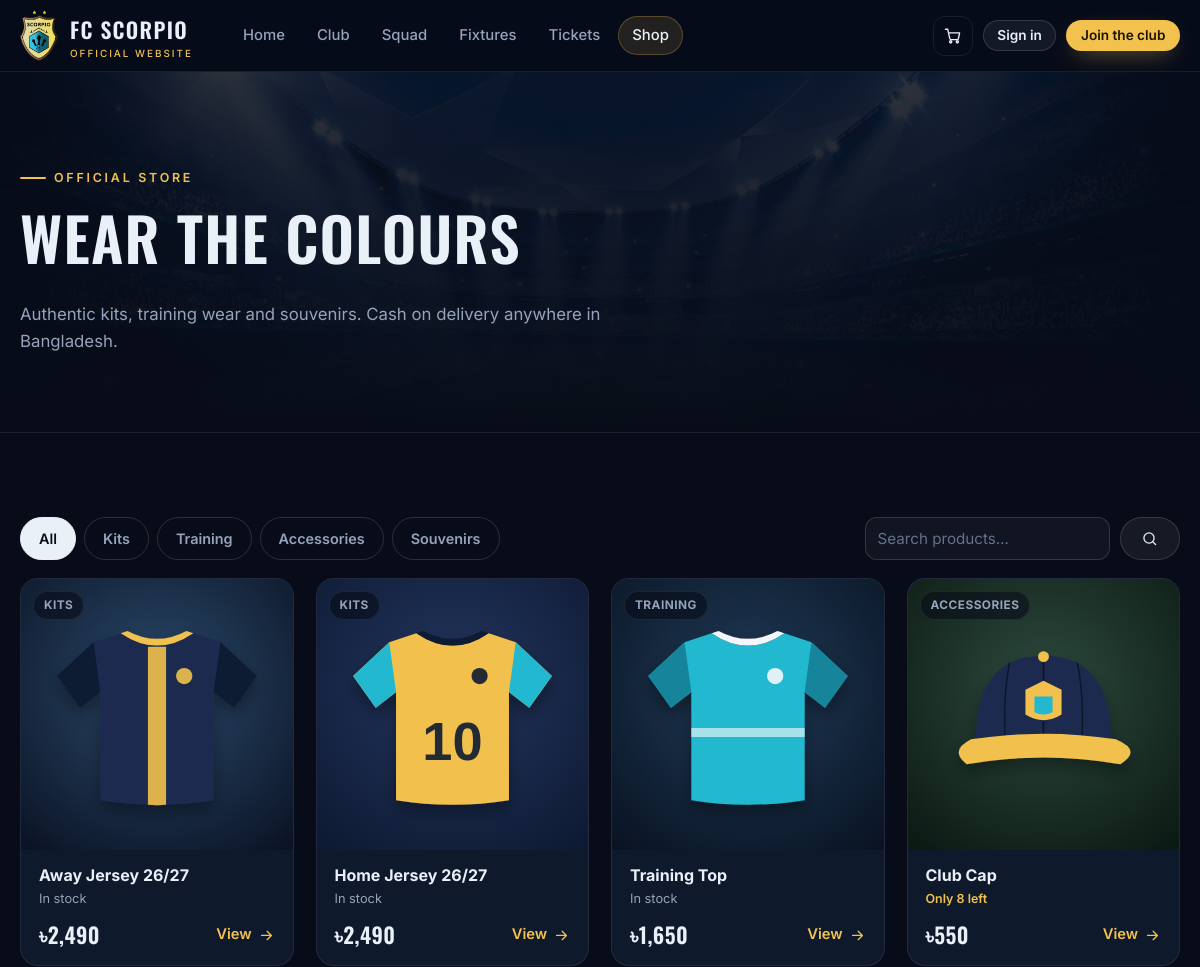
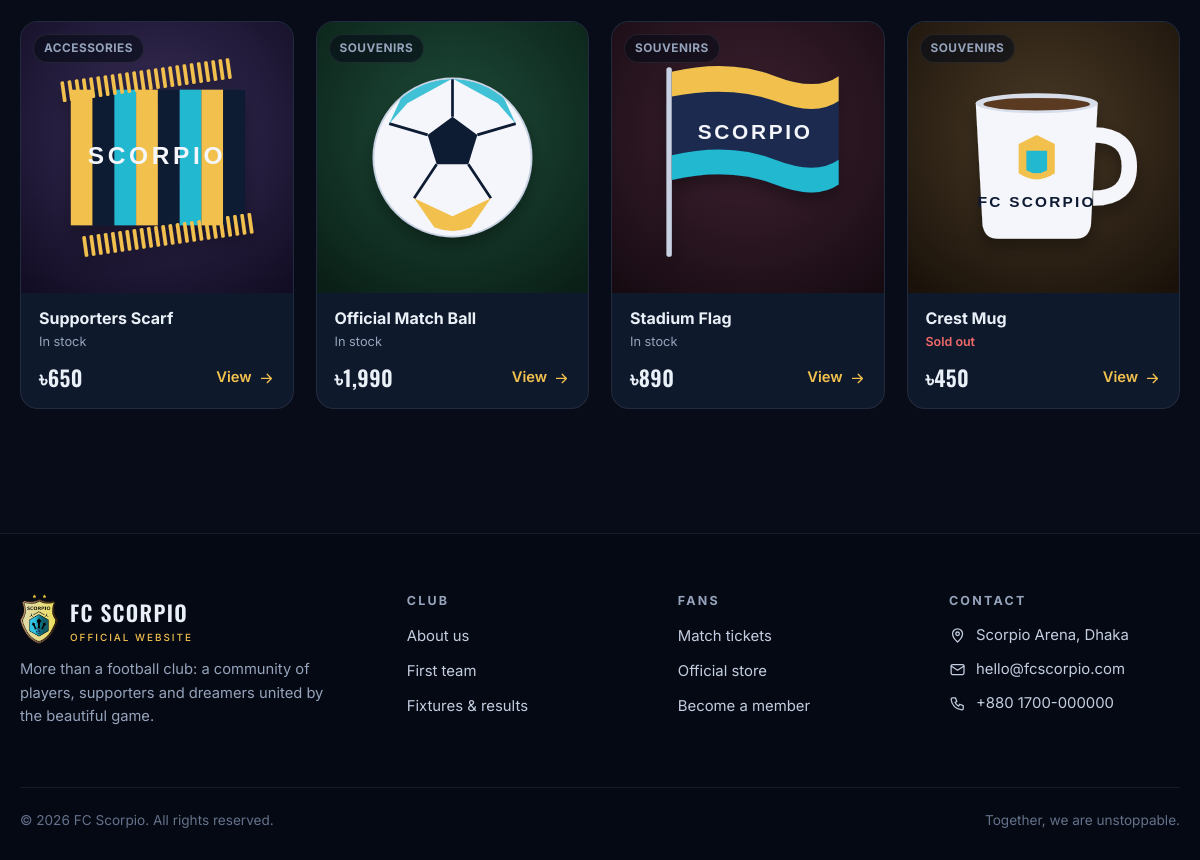
The page /shop.php on the database its author committed (2 pictures, top to bottom).
### tables this page shows
CREATE TABLE products (
    id          INT UNSIGNED AUTO_INCREMENT PRIMARY KEY,
    name        VARCHAR(120) NOT NULL,
    category    ENUM('Kits','Training','Accessories','Souvenirs') NOT NULL DEFAULT 'Accessories',
    description TEXT NULL,
    price       DECIMAL(10,2) NOT NULL,
    stock       INT UNSIGNED  NOT NULL DEFAULT 0,
    image       VARCHAR(255) NULL,
    is_active   TINYINT(1) NOT NULL DEFAULT 1,
    created_at  TIMESTAMP NOT NULL DEFAULT CURRENT_TIMESTAMP
);

### includes/helpers.php (called while the page is built, shortened)
<?php
function e(mixed $value): string
{
    return htmlspecialchars((string) ($value ?? ''), ENT_QUOTES | ENT_SUBSTITUTE, 'UTF-8');
}
function base_url(): string
{
    static $base = null;
    if ($base !== null) {
        return $base;
    }
    $urlDir    = rtrim(str_replace('\\', '/', dirname($_SERVER['SCRIPT_NAME'] ?? '/')), '/');
    return $base = $urlDir;
}
function url(string $path = ''): string
{
    return base_url() . '/' . ltrim($path, '/');
}
function asset(string $path): string
{
    $file = ROOT_PATH . '/assets/' . ltrim($path, '/');
    $v = is_file($file) ? filemtime($file) : 1;
    return url('assets/' . ltrim($path, '/')) . '?v=' . $v;
}
function money(float|int|string $amount): string
{
    return config('app.currency') . number_format((float) $amount, 0);
}
function product_image(?string $file): string
{
    return $file ? url('uploads/products/' . $file) : asset('img/crest.png');
}

### includes/db.php (called while the page is built, shortened)
<?php
function db(): PDO
{
    static $pdo = null;
    $c = config('db');
    $dsn = sprintf('mysql:host=%s;port=%d;dbname=%s;charset=utf8mb4', $c['host'], $c['port'], $c['name']);
    try {
        $pdo = new PDO($dsn, $c['user'], $c['password'], [
            PDO::ATTR_ERRMODE            => PDO::ERRMODE_EXCEPTION,
            PDO::ATTR_DEFAULT_FETCH_MODE => PDO::FETCH_ASSOC,
            PDO::ATTR_EMULATE_PREPARES   => false,
        ]);
        $pdo->exec("SET time_zone = '" . (new DateTime())->format('P') . "'");
    } catch (PDOException $e) {
        http_response_code(500);
        $msg = config('app.debug') ? e($e->getMessage()) : 'Database connection failed.';
        exit('<div style="font-family:system-ui;max-width:640px;margin:10vh auto;padding:24px;border-radius:12px;background:#fff4f4;color:#7a1f1f;border:1px solid #f3c2c2">'
            . '<h2 style="margin-top:0">Cannot connect to the database</h2><p>' . $msg . '</p>'
            . '<p>Make sure MySQL is running and that you imported <code>database/schema.sql</code>. '
            . 'Credentials live in <code>config/config.php</code>.</p></div>');
    }
    return $pdo;
}
function db_query(string $sql, array $params = []): PDOStatement
{
    $stmt = db()->prepare($sql);
    $stmt->execute($params);
    return $stmt;
}
function db_all(string $sql, array $params = []): array
{
    return db_query($sql, $params)->fetchAll();
}

### includes/bootstrap.php (called while the page is built, shortened)
<?php
require_once __DIR__ . '/helpers.php';
require_once __DIR__ . '/db.php';
require_once __DIR__ . '/icons.php';
function config(string $key, mixed $default = null): mixed
{
    $value = $GLOBALS['config'];
    foreach (explode('.', $key) as $part) {
        $value = $value[$part];
    }
    return $value;
}

### partials/product_card.php (the view, shortened to what this page needs)
<a class="product-card" href="<?= url('product.php?id=' . (int) $p['id']) ?>">
    <div class="thumb">
        <img src="<?= e(product_image($p['image'])) ?>" alt="<?= e($p['name']) ?>" loading="lazy">
        <span class="pill"><?= e($p['category']) ?></span>
    </div>
    <div class="body">
        <h3><?= e($p['name']) ?></h3>
        <?php if ((int) $p['stock'] === 0): ?>
            <span class="stock-out">Sold out</span>
        <?php elseif ((int) $p['stock'] <= 10): ?>
            <span class="stock-low">Only <?= (int) $p['stock'] ?> left</span>
        <?php else: ?>
            <span class="cat">In stock</span>
        <?php endif; ?>
        <div class="foot">
            <span class="price"><?= money($p['price']) ?></span>
            <span class="link-arrow">View <?= icon('arrow') ?></span>
        </div>
    </div>
</a>

### includes/icons.php (shortened to what this page needs)
<?php
function icon(string $name, string $class = ''): string
{
    $svg = $paths[$name] ?? $paths['info'];
    return '<svg class="icon ' . e($class) . '" viewBox="0 0 24 24" fill="none" stroke="currentColor" stroke-width="1.8" stroke-linecap="round" stroke-linejoin="round" aria-hidden="true">' . $svg . '</svg>';
}

### shop.php (shortened to what this page needs)
<?php
require __DIR__ . '/includes/bootstrap.php';
$categories = ['Kits', 'Training', 'Accessories', 'Souvenirs'];
$cat = in_array($_GET['category'] ?? '', $categories, true) ? $_GET['category'] : '';
$q   = trim($_GET['q'] ?? '');
$where = ['is_active = 1'];
$params = [];
$products = db_all('SELECT * FROM products WHERE ' . implode(' AND ', $where) . ' ORDER BY stock = 0, category, name', $params);
require __DIR__ . '/partials/header.php';
?>
<section class="page-hero">
    <div class="hero-bg" style="background-image:url('<?= asset('img/hero-stadium.jpg') ?>')"></div>
    <div class="container">
        <div class="eyebrow">Official store</div>
        <h1>Wear the colours</h1>
        <p>Authentic kits, training wear and souvenirs. Cash on delivery anywhere in Bangladesh.</p>
    </div>
</section>
<section class="section">
    <div class="container">
        <div class="toolbar">
            <div class="tabs" style="margin:0">
                <a class="tab <?= $cat === '' ? 'active' : '' ?>" href="<?= url('shop.php') ?>">All</a>
                <?php foreach ($categories as $c): ?>
                    <a class="tab <?= $cat === $c ? 'active' : '' ?>" href="<?= url('shop.php?category=' . urlencode($c)) ?>"><?= e($c) ?></a>
                <?php endforeach; ?>
            </div>
            <form method="get" role="search">
                <input class="input" type="search" name="q" value="<?= e($q) ?>" placeholder="Search products…" aria-label="Search products">
                <button class="btn btn-ghost" type="submit" aria-label="Search"><?= icon('search') ?></button>
            </form>
        </div>
        <?php if ($products): ?>
            <div class="grid grid-4">
                <?php foreach ($products as $p) { require __DIR__ . '/partials/product_card.php'; } ?>
            </div>
        <?php else: ?>
            <div class="card empty"><?= icon('shirt') ?>No products match your search.</div>
        <?php endif; ?>
    </div>
</section>
<?php require __DIR__ . '/partials/footer.php'; ?>

### rows shown on the page
products: image (picture), category "KITS", name "Away Jersey 26/27", stock "In stock", price "৳2,490"
products: image (picture), category "KITS", name "Home Jersey 26/27", stock "In stock", price "৳2,490"
products: image (picture), category "TRAINING", name "Training Top", stock "In stock", price "৳1,650"
products: image (picture), category "ACCESSORIES", name "Club Cap", stock "8", price "৳550"
products: image (picture), category "ACCESSORIES", name "Supporters Scarf", stock "In stock", price "৳650"
products: image (picture), category "SOUVENIRS", name "Official Match Ball", stock "In stock", price "৳1,990"
products: image (picture), category "SOUVENIRS", name "Stadium Flag", stock "In stock", price "৳890"
products: image (picture), category "SOUVENIRS", name "Crest Mug", stock "Sold out", price "৳450"

### other values the page prints
$label "Home"
$label "Club"
$label "Squad"
$label "Fixtures"
$label "Tickets"
$label "Shop"
$c "Kits"
$c "Training"
$c "Accessories"
$c "Souvenirs"
